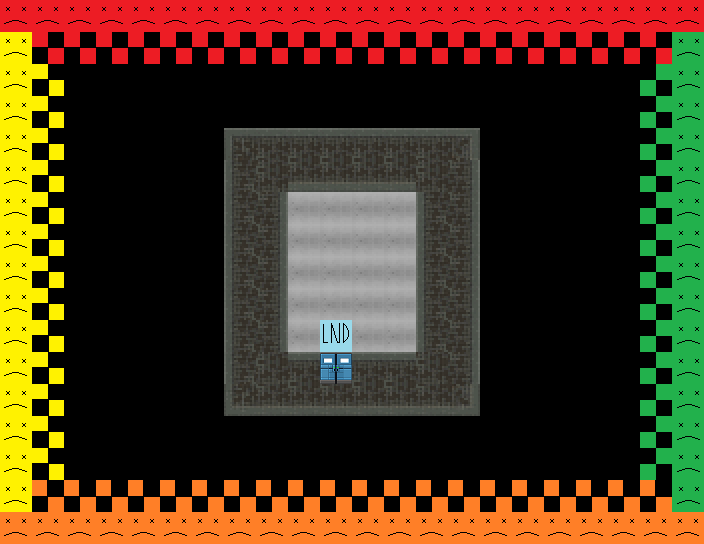

Rendered tile map (Tiled .tmx) drawn with the repository's tilesets; below, a short description and the map source with its tile grids summarised:
An orthogonal 22x17 tile map with 32x32 px tiles, 2 tile layers (Tile Layer 1, Tile Layer 2), 2 tilesets.

<map version="1.0" tiledversion="1.0.2" orientation="orthogonal" renderorder="right-down" width="22" height="17" tilewidth="32" tileheight="32" nextobjectid="1">
 <tileset firstgid="1" source="Tileset1.tsx" />
 <tileset firstgid="201" source="MetaTile.tsx" />
 <layer name="Tile Layer 1" width="22" height="17">
  <data>[374 cells, 374 non-empty, 12 distinct tile ids]</data>
 </layer>
 <layer name="Tile Layer 2" width="22" height="17">
  <data>[374 cells, 141 non-empty, 9 distinct tile ids]</data>
 </layer>
</map>
